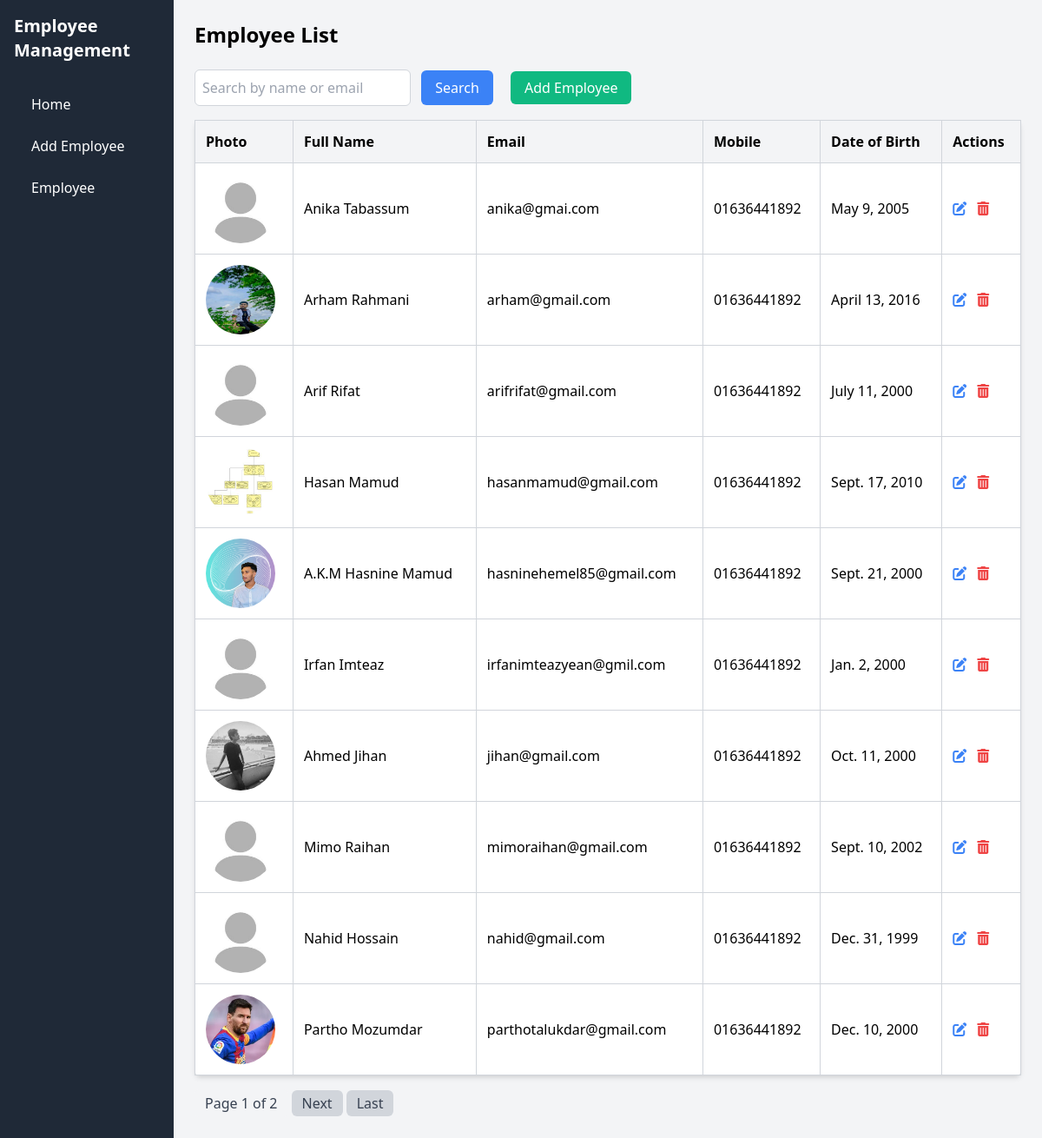
The app's page /?sort_by=email with its own data.
### employees/models.py (models this page shows, shortened)
class Employee(models.Model):
    first_name = models.CharField(max_length=50)
    last_name = models.CharField(max_length=50)
    email = models.EmailField(unique=True)
    mobile = models.CharField(max_length=15)
    date_of_birth = models.DateField()
    photo = models.ImageField(upload_to='employee_photos/', default='employee_photos/default.jfif')

### employees/views.py (the view)
# urls.py: path('', views.employee_list, name='employee_list'),
def employee_list(request):
    search_query = request.GET.get('search', '')
    employees = Employee.objects.filter(first_name__icontains=search_query) | Employee.objects.filter(email__icontains=search_query)
    sort_by = request.GET.get('sort_by', 'first_name')
    employees = employees.order_by(sort_by)
    paginator = Paginator(employees, 10)  # 10 employees per page
    page_number = request.GET.get('page')
    page_obj = paginator.get_page(page_number)
    return render(request, 'employees/employee_list.html', {'page_obj': page_obj})

### templates/employees/employee_list.html (shortened to what this page needs)
{% load static %}
<!DOCTYPE html>
<html lang="en">
<head>
    <link href="https://cdn.jsdelivr.net/npm/tailwindcss@2.2.19/dist/tailwind.min.css" rel="stylesheet">
    <link href="https://cdnjs.cloudflare.com/ajax/libs/font-awesome/6.0.0-beta3/css/all.min.css" rel="stylesheet">
</head>
<body class="bg-gray-100">
<div class="min-h-screen flex">
    <nav class="sidebar w-1/4 md:w-1/5 lg:w-1/6 p-4">
        <h2 class="text-xl text-white font-bold mb-6">Employee Management</h2>
        <ul>
            <li><a href="{% url 'employee_list' %}">Home</a></li>
            <li><a href="{% url 'add_employee' %}">Add Employee</a></li>
            <li><a href="{% url 'employee_list' %}">Employee</a></li>
        </ul>
    </nav>
    <div class="w-3/4 md:w-4/5 lg:w-5/6 p-6">
        <h1 class="text-2xl font-bold mb-6">Employee List</h1>
        <form method="GET" class="form-inline mb-4">
            <input type="text" name="search" class="p-2 border border-gray-300 rounded-md" placeholder="Search by name or email" value="{{ request.GET.search }}">
            <button type="submit" class="ml-2 px-4 py-2 bg-blue-500 text-white rounded-md hover:bg-blue-600">Search</button>
            <a href="{% url 'add_employee' %}" class="ml-4 px-4 py-2 bg-green-500 text-white rounded-md hover:bg-green-600">Add Employee</a>
        </form>
<table class="min-w-full bg-white rounded-md shadow-md border border-gray-300 border-collapse">
    <thead class="bg-gray-100">
        <tr>
            <th class="p-3 text-left border border-gray-300">Photo</th>
            <th class="p-3 text-left border border-gray-300"><a href="?sort_by=first_name">Full Name</a></th>
            <th class="p-3 text-left border border-gray-300"><a href="?sort_by=email">Email</a></th>
            <th class="p-3 text-left border border-gray-300"><a href="?sort_by=mobile">Mobile</a></th>
            <th class="p-3 text-left border border-gray-300"><a href="?sort_by=date_of_birth">Date of Birth</a></th>
            <th class="p-3 text-left border border-gray-300">Actions</th>
        </tr>
    </thead>
    <tbody>
        {% for employee in page_obj %}
        <tr class="border-b">
            <td class="p-3 border border-gray-300">
                <img src="{% if employee.photo %}{{ employee.photo.url }}{% else %}{{ MEDIA_URL }}employee_photos/default.jfif{% endif %}" alt="Employee Photo" class="h-20 w-20 rounded-full">
            </td>
            <td class="p-3 border border-gray-300">{{ employee.first_name }} {{ employee.last_name }}</td>
            <td class="p-3 border border-gray-300">{{ employee.email }}</td>
            <td class="p-3 border border-gray-300">{{ employee.mobile }}</td>
            <td class="p-3 border border-gray-300">{{ employee.date_of_birth }}</td>
            <td class="p-3 border border-gray-300">
                <a href="{% url 'edit_employee' employee.pk %}" class="text-blue-500 hover:underline">
                    <i class="fas fa-edit"></i>
                </a>
                <button class="ml-2 text-red-500 hover:underline" onclick="confirmDelete({{ employee.pk }})">
                    <i class="fas fa-trash-alt"></i>
                </button>
            </td>
        </tr>
        {% empty %}
        <tr>
            <td colspan="6" class="p-3 text-center text-gray-500 border border-gray-300">No employees found.</td>
        </tr>
        {% endfor %}
    </tbody>
</table>
        <div class="mt-4">
            <nav>
                <ul class="inline-flex items-center">
                    <li class="px-3 py-1 bg-gray-100 text-gray-700 rounded-md">Page {{ page_obj.number }} of {{ page_obj.paginator.num_pages }}</li>
                    {% if page_obj.has_next %}
                        <li><a class="px-3 py-1 bg-gray-300 text-gray-700 rounded-md ml-1" href="?page={{ page_obj.next_page_number }}">Next</a></li>
                        <li><a class="px-3 py-1 bg-gray-300 text-gray-700 rounded-md ml-1" href="?page={{ page_obj.paginator.num_pages }}">Last</a></li>
                    {% endif %}
                </ul>
            </nav>
        </div>
    </div>
</div>
</body>
</html>

### templates/employees/employee_list.html (style rules this page uses)
.sidebar { background-color: #1F2937; min-height: 100vh; }
.sidebar a { color: #ffffff; padding: 12px 20px; display: block; text-decoration: none; transition: background-color 0.2s ease; }

### records on screen
Employee: photo (placeholder picture), first_name "Anika", last_name "Tabassum", email "anika@gmai.com", mobile "01636441892", date_of_birth "May 9, 2005"
Employee: photo (picture), first_name "Arham", last_name "Rahmani", email "arham@gmail.com", mobile "01636441892", date_of_birth "April 13, 2016"
Employee: photo (placeholder picture), first_name "Arif", last_name "Rifat", email "arifrifat@gmail.com", mobile "01636441892", date_of_birth "July 11, 2000"
Employee: photo (picture), first_name "Hasan", last_name "Mamud", email "hasanmamud@gmail.com", mobile "01636441892", date_of_birth "Sept. 17, 2010"
Employee: photo (picture), first_name "A.K.M", last_name "Hasnine Mamud", email "hasninehemel85@gmail.com", mobile "01636441892", date_of_birth "Sept. 21, 2000"
Employee: photo (placeholder picture), first_name "Irfan", last_name "Imteaz", email "irfanimteazyean@gmil.com", mobile "01636441892", date_of_birth "Jan. 2, 2000"
Employee: photo (picture), first_name "Ahmed", last_name "Jihan", email "jihan@gmail.com", mobile "01636441892", date_of_birth "Oct. 11, 2000"
Employee: photo (placeholder picture), first_name "Mimo", last_name "Raihan", email "mimoraihan@gmail.com", mobile "01636441892", date_of_birth "Sept. 10, 2002"
Employee: photo (placeholder picture), first_name "Nahid", last_name "Hossain", email "nahid@gmail.com", mobile "01636441892", date_of_birth "Dec. 31, 1999"
Employee: photo (picture), first_name "Partho", last_name "Mozumdar", email "parthotalukdar@gmail.com", mobile "01636441892", date_of_birth "Dec. 10, 2000"

### other values on screen
{{ page_obj.number }} "1"
{{ page_obj.paginator.num_pages }} "2"
